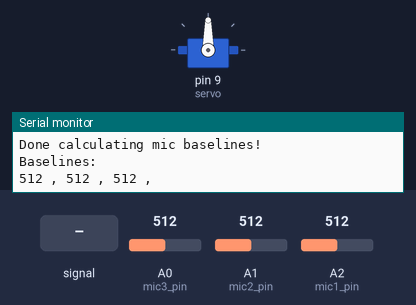
This sketch was run on a simulated Arduino Uno, built with avr-gcc and run on an emulated ATmega328P. On the bench: servo, the last lines printed to the serial monitor. The test bench sets the inputs (shaded band); at power-on: A1 (mic2_pin) = 512, A0 (mic3_pin) = 512, A2 (mic1_pin) = 512.

Above: at 2.5 s.
2.6 s: A0 (mic3_pin) fed a 200 Hz sine of ±255 counts around its level
At 2.9 s:
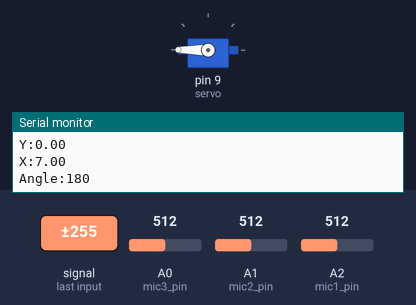
4.1 s: A1 (mic2_pin) fed a 200 Hz sine of ±81 counts around its level
At 5.0 s:
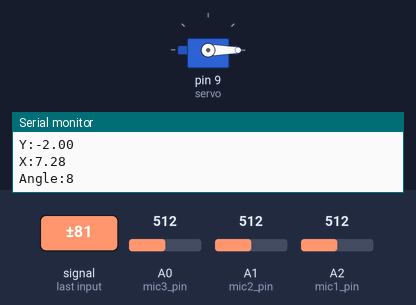
6.1 s: A2 (mic1_pin) fed a 200 Hz sine of ±460 counts around its level
At 7.1 s:
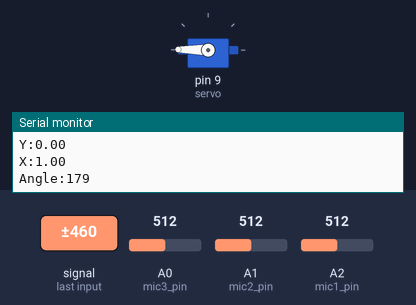
9.1 s: A2 (mic1_pin) fed a 1000 Hz sine of ±255 counts around its level
At 11.0 s:
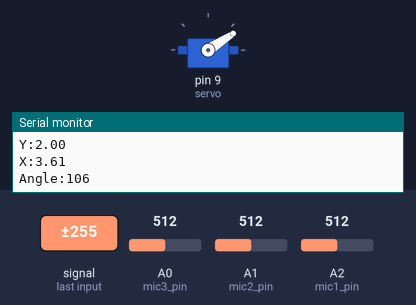
12.1 s: A1 (mic2_pin) fed a 200 Hz sine of ±460 counts around its level
15.1 s: A1 (mic2_pin) set to 710
At 18.0 s:
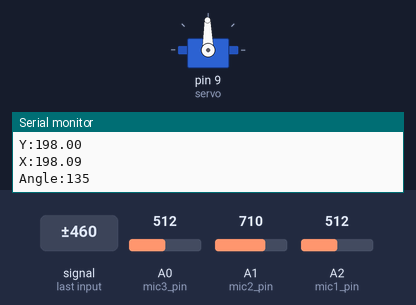
Timing chart, 0 to 19.1 s (numbered marks = the images above; inputs shaded):
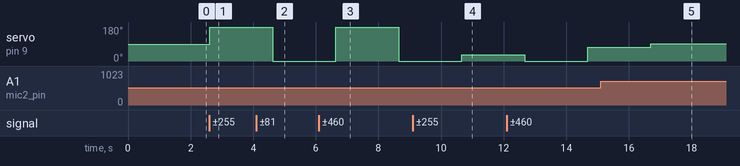

The sketch:

test_directionOfSound_signalStrength.ino
```cpp
#include <Servo.h>
#include <math.h>

const int MIC_THRESHOLD = 700;
//const int RECORDING_DURATION = 1;  // Duration of the recording in seconds
const int NUM_SAMPLES = 30;  // Number of samples to record
//const int SAMPLING_RATE = 50;  // Sampling rate of the recording in Hz
//const int NUM_CHANNELS = 1;  // Number of channels (1 for mono, 2 for stereo)
//const int BIT_DEPTH = 16;  // Bit depth of the recording (8, 16, 24, or 32)

Servo servo; //initialise servo motor

#define mic1_pin A2
#define mic2_pin A1
#define mic3_pin A0

int mic1_levels[NUM_SAMPLES];  // Array for storing the power levels of microphone 1
int mic2_levels[NUM_SAMPLES];  // Array for storing the power levels of microphone 2
int mic3_levels[NUM_SAMPLES];  // Array for storing the power levels of microphone 3
int mic_baselines[3];

void setup() {
  Serial.begin(115200);
  while(!Serial);

  servo.attach(9);
  pinMode(mic1_pin, INPUT);
  pinMode(mic2_pin, INPUT);
  pinMode(mic3_pin, INPUT);

  Serial.println("Waiting for circuit to power up...");
  delay(1000);


  Serial.println("Calculating mic baselines...");
  const int NUM_SAMPLES = 1000;
  int mic1_baselines[NUM_SAMPLES];
  int mic2_baselines[NUM_SAMPLES];
  int mic3_baselines[NUM_SAMPLES];
  for(int i = 0; i < NUM_SAMPLES; i++) { //read a lot of samples
    mic1_baselines[i] = analogRead(mic1_pin);
    mic2_baselines[i] = analogRead(mic2_pin);
    mic3_baselines[i] = analogRead(mic3_pin);
  }
  unsigned long mic1_total = 0;
  unsigned long mic2_total = 0;
  unsigned long mic3_total = 0;
  for(int i = 0; i < NUM_SAMPLES; i++) { //add all samples together
    mic1_total += mic1_baselines[i];
    mic2_total += mic2_baselines[i];
    mic3_total += mic3_baselines[i];
  }
  //calculate averages and write in global array
  mic_baselines[0] = mic1_total / NUM_SAMPLES;
  mic_baselines[1] = mic2_total / NUM_SAMPLES;
  mic_baselines[2] = mic3_total / NUM_SAMPLES;
  Serial.println("Done calculating mic baselines!");
  Serial.println("Baselines: ");
  for(int i = 0; i < 3; i++) {
    Serial.print(mic_baselines[i]);
    Serial.print(" , ");
  }

}

void loop() {
  // Read the values from the microphones
  int servo_pos;
  if(analogRead(mic1_pin) > MIC_THRESHOLD || analogRead(mic2_pin) > MIC_THRESHOLD || analogRead(mic3_pin) > MIC_THRESHOLD) {
    for (int i = 0; i < NUM_SAMPLES; i++) { //mic_baselines eliminates offset in hardware
      mic1_levels[i] = analogRead(mic1_pin) - mic_baselines[0];
      mic2_levels[i] = analogRead(mic2_pin) - mic_baselines[1];
      mic3_levels[i] = analogRead(mic3_pin) - mic_baselines[2];
    }

    int mic1_avg = 0;
    int mic2_avg = 0;
    int mic3_avg = 0;
    /*int max1 = 0;
    int max2 = 0;
    int max3 = 0;*/
    for (int i = 0; i < NUM_SAMPLES; i++) {
      mic1_avg += mic1_levels[i];
      mic2_avg += mic2_levels[i];
      mic3_avg += mic3_levels[i];

      /*max1 = max(mic1_levels[i], max1);
      max2 = max(mic2_levels[i], max2);
      max3 = max(mic3_levels[i], max3);*/
    }
    //get averages:
    mic1_avg /= NUM_SAMPLES;
    mic2_avg /= NUM_SAMPLES;
    mic3_avg /= NUM_SAMPLES;

    // Serial.print("\nmic 1:");
    // Serial.print(max1);
    // Serial.print("\nmic 2:");
    // Serial.print(max2);
    // Serial.print("\nmic 3:");
    // Serial.print(max3);

    //define vectors for each microphone in polar form
    double mic1_vector[] = {180, mic1_avg};
    double mic2_vector[] = {90, mic2_avg};
    double mic3_vector[] = {0, mic3_avg};

    //define vectors for each microphone in polar form
    /*double mic1_vector[] = {180, max1};
    double mic2_vector[] = {90, max2};
    double mic3_vector[] = {0, max3};*/

    //convert the vectors to rectangular form
    //cos() and sin() need the angle in radians
    double mic1_rect[] = {mic1_vector[1] * cos(mic1_vector[0] * M_PI / 180), mic1_vector[1] * sin(mic1_vector[0] * M_PI / 180)};
    double mic2_rect[] = {mic2_vector[1] * cos(mic2_vector[0] * M_PI / 180), mic2_vector[1] * sin(mic2_vector[0] * M_PI / 180)};
    double mic3_rect[] = {mic3_vector[1] * cos(mic3_vector[0] * M_PI / 180), mic3_vector[1] * sin(mic3_vector[0] * M_PI / 180)};

    //add the vectors
    double result_x = mic1_rect[0] + mic2_rect[0] + mic3_rect[0];
    double result_y = mic1_rect[1] + mic2_rect[1] + mic3_rect[1];

    Serial.print("\nX:");
    Serial.print(result_x);
    Serial.print("\nY:");
    Serial.print(result_y);
    Serial.print("\n");

    //convert the result back to polar form:
    double result_magnitude = sqrt(result_x * result_x + result_y * result_y);
    double result_angle = atan2(result_y, result_x) * 180 / M_PI; //returns result in degrees between -180 and 180

    Serial.print("\nX:");
    Serial.print(result_magnitude);
    Serial.print("\nAngle:");
    Serial.print(map(result_angle, -180, 180, 0, 180));
    Serial.print("\n");

    //int servo_pos = map(result_angle, -180, 180, 0, 180); //map the angle to a servo position
    servo.write(result_angle); //move the servo to the calculated position
    delay(2000); //wait for signal to settle after servo movement
  }
}
```

Measured:
- after the input at 2.6 s, servo on pin 9 (servo): 90° → 180° at once
- after the input at 4.1 s, servo on pin 9 (servo): 180° → 0° after 0.53 s
- after the input at 6.1 s, servo on pin 9 (servo): 0° → 179° after 0.54 s, → 0° 2.0 s later
- after the input at 9.1 s, servo on pin 9 (servo): 0° → 33° after 1.6 s
- after the input at 15.1 s, servo on pin 9 (servo): 73° → 91° after 1.6 s
